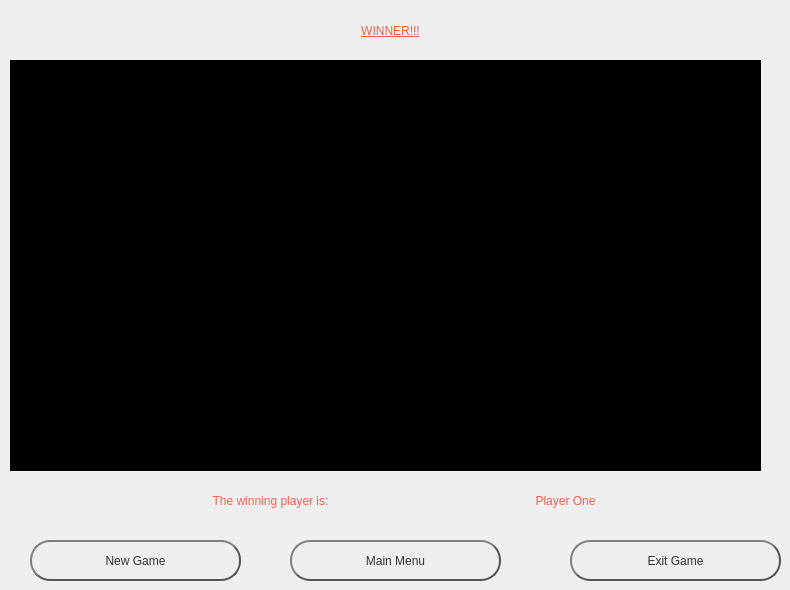
    <widget class="QWidget" name="WinWindow">
     <widget class="QFrame" name="LogoFrame_2">
      <property name="geometry">
       <rect>
        <x>10</x>
        <y>60</y>
        <width>751</width>
        <height>411</height>
       </rect>
      </property>
      <property name="styleSheet">
       <string notr="true">QFrame{
image: url(:/BattleShipLogo.svg);
background-color: rgb(0, 0, 0);
}</string>
      </property>
      <property name="frameShape">
       <enum>QFrame::StyledPanel</enum>
      </property>
      <property name="frameShadow">
       <enum>QFrame::Raised</enum>
      </property>
     </widget>
     <widget class="QPushButton" name="MainMenuButton">
      <property name="geometry">
       <rect>
        <x>290</x>
        <y>540</y>
        <width>211</width>
        <height>41</height>
       </rect>
      </property>
      <property name="styleSheet">
       <string notr="true">QPushButton {
	font: 75 18pt &quot;MS Shell Dlg 2&quot;;
    color: #333;
    border: 2px solid #555;
    border-radius: 20px;
    border-style: outset;
    background: qradialgradient(
        cx: 0.3, cy: -0.4, fx: 0.3, fy: -0.4,
        radius: 1.35, stop: 0 #fff, stop: 1 #888
        );
    padding: 5px;
    }

QPushButton:hover {
    background: qradialgradient(
        cx: 0.3, cy: -0.4, fx: 0.3, fy: -0.4,
        radius: 1.35, stop: 0 #fff, stop: 1 #bbb
        );
    }

QPushButton:pressed {
    border-style: inset;
    background: qradialgradient(
        cx: 0.4, cy: -0.1, fx: 0.4, fy: -0.1,
        radius: 1.35, stop: 0 #fff, stop: 1 #ddd
        );
    }</string>
      </property>
      <property name="text">
       <string>Main Menu</string>
      </property>
     </widget>
     <widget class="QPushButton" name="NewGameButton">
      <property name="geometry">
       <rect>
        <x>30</x>
        <y>540</y>
        <width>211</width>
        <height>41</height>
       </rect>
      </property>
      <property name="styleSheet">
       <string notr="true">QPushButton {
	font: 75 18pt &quot;MS Shell Dlg 2&quot;;
    color: #333;
    border: 2px solid #555;
    border-radius: 20px;
    border-style: outset;
    background: qradialgradient(
        cx: 0.3, cy: -0.4, fx: 0.3, fy: -0.4,
        radius: 1.35, stop: 0 #fff, stop: 1 #888
        );
    padding: 5px;
    }

QPushButton:hover {
    background: qradialgradient(
        cx: 0.3, cy: -0.4, fx: 0.3, fy: -0.4,
        radius: 1.35, stop: 0 #fff, stop: 1 #bbb
        );
    }

QPushButton:pressed {
    border-style: inset;
    background: qradialgradient(
        cx: 0.4, cy: -0.1, fx: 0.4, fy: -0.1,
        radius: 1.35, stop: 0 #fff, stop: 1 #ddd
        );
    }</string>
      </property>
      <property name="text">
       <string>New Game</string>
      </property>
     </widget>
     <widget class="QPushButton" name="ExitGameButton">
      <property name="geometry">
       <rect>
        <x>570</x>
        <y>540</y>
        <width>211</width>
        <height>41</height>
       </rect>
      </property>
      <property name="styleSheet">
       <string notr="true">QPushButton {
	font: 75 18pt &quot;MS Shell Dlg 2&quot;;
    color: #333;
    border: 2px solid #555;
    border-radius: 20px;
    border-style: outset;
    background: qradialgradient(
        cx: 0.3, cy: -0.4, fx: 0.3, fy: -0.4,
        radius: 1.35, stop: 0 #fff, stop: 1 #888
        );
    padding: 5px;
    }

QPushButton:hover {
    background: qradialgradient(
        cx: 0.3, cy: -0.4, fx: 0.3, fy: -0.4,
        radius: 1.35, stop: 0 #fff, stop: 1 #bbb
        );
    }

QPushButton:pressed {
    border-style: inset;
    background: qradialgradient(
        cx: 0.4, cy: -0.1, fx: 0.4, fy: -0.1,
        radius: 1.35, stop: 0 #fff, stop: 1 #ddd
        );
    }</string>
      </property>
      <property name="text">
       <string>Exit Game</string>
      </property>
     </widget>
     <widget class="QLabel" name="winnerLabel">
      <property name="geometry">
       <rect>
        <x>220</x>
        <y>0</y>
        <width>341</width>
        <height>61</height>
       </rect>
      </property>
      <property name="styleSheet">
       <string notr="true">font: 75 48pt &quot;MS Shell Dlg 2&quot;;
color: rgb(255, 94, 79);
text-decoration: underline;</string>
      </property>
      <property name="text">
       <string>WINNER!!!</string>
      </property>
      <property name="alignment">
       <set>Qt::AlignCenter</set>
      </property>
     </widget>
     <widget class="QLabel" name="winnerLabel_2">
      <property name="geometry">
       <rect>
        <x>90</x>
        <y>480</y>
        <width>361</width>
        <height>41</height>
       </rect>
      </property>
      <property name="styleSheet">
       <string notr="true">font: 75 26pt &quot;MS Shell Dlg 2&quot;;
color: rgb(255, 94, 79);</string>
      </property>
      <property name="text">
       <string>The winning player is:</string>
      </property>
      <property name="alignment">
       <set>Qt::AlignCenter</set>
      </property>
     </widget>
     <widget class="QLabel" name="winnerLabel_3">
      <property name="geometry">
       <rect>
        <x>460</x>
        <y>480</y>
        <width>211</width>
        <height>41</height>
       </rect>
      </property>
      <property name="styleSheet">
       <string notr="true">font: 75 26pt &quot;MS Shell Dlg 2&quot;;
color: rgb(255, 94, 79);</string>
      </property>
      <property name="text">
       <string>Player One</string>
      </property>
      <property name="alignment">
       <set>Qt::AlignCenter</set>
      </property>
     </widget>
    </widget>
